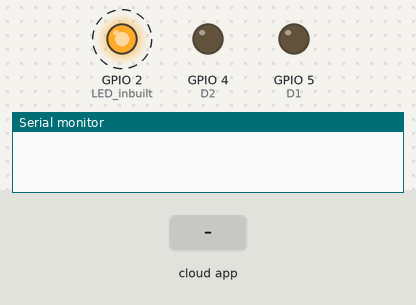
Recording of a sketch running on a simulated ESP8266 (NodeMCU). Shown: output pins drawn as LEDs (lit = HIGH), the last lines printed to the serial monitor. Dashed ring = blinking. The test bench sets the inputs (shaded band). WiFi joins after 1.5 s; servers stay silent unless stated.

Above: at 2.75 s.
2.8 s: the phone or cloud app sets relay_1 to 0
At 3.35 s:
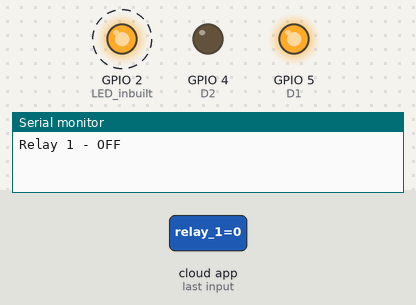
5.8 s: the phone or cloud app sets relay_2 to 0
At 6.17 s:
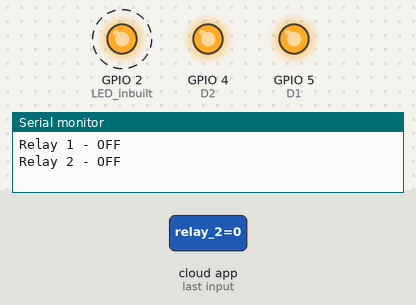
8.8 s: the phone or cloud app sets relay_1 to 1
At 9.18 s:
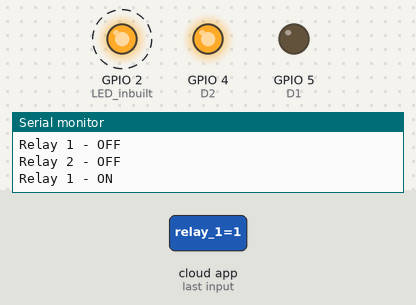
11.8 s: the phone or cloud app sets relay_2 to 1
At 12.2 s:
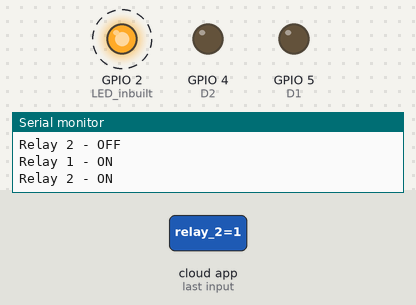
Timing chart, 0 to 15.8 s (numbered marks = the images above; inputs shaded):
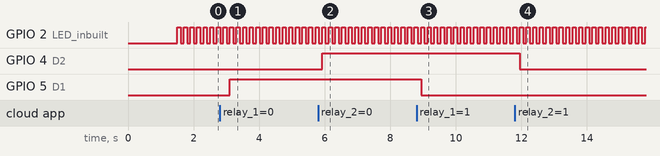

The sketch:

Relay_Control_apr09a.ino
```cpp
#include "arduino_secrets.h"
/*
  CloudSwitch relay_1;
  CloudSwitch relay_2;
  CloudSwitch relay_3;
  CloudSwitch relay_4;
*/

#include "thingProperties.h"

int connected = 0;

void setup() {
  // Initialize serial and wait for port to open:
  Serial.begin(9600);
  // This delay gives the chance to wait for a Serial Monitor without blocking if none is found
  delay(1500);
  pinMode(5, OUTPUT); //D1
  pinMode(4, OUTPUT); //D2
  pinMode(14, OUTPUT); //D5
  pinMode(12, OUTPUT); //D6
  pinMode(2, OUTPUT); // LED inbuilt


  // Defined in thingProperties.h
  initProperties();

  // Connect to Arduino IoT Cloud
  ArduinoCloud.begin(ArduinoIoTPreferredConnection);
  setDebugMessageLevel(2);
  ArduinoCloud.printDebugInfo();
  connected = 1;
}

void loop() {
  ArduinoCloud.update();
  if(connected == 0) {
    digitalWrite(2, HIGH);
    delay(500);
    digitalWrite(2, LOW);
    delay(100);
  }
  else {
    digitalWrite(2, HIGH);
    delay(100);
    digitalWrite(2, LOW);
    delay(100);
  }
}

void onRelay1Change()  {
  if(relay_1 == 1)
  {
    digitalWrite(5, LOW);
    Serial.println("Relay 1 - ON");
  }
  else
  {
    digitalWrite(5, HIGH);
    Serial.println("Relay 1 - OFF");
  }
}

void onRelay2Change()  {
  if(relay_2 == 1)
  {
    digitalWrite(4, LOW);
    Serial.println("Relay 2 - ON");
  }
  else
  {
    digitalWrite(4, HIGH);
    Serial.println("Relay 2 - OFF");
  }
}

void onRelay3Change()  {
  if(relay_3 == 1)
  {
    digitalWrite(13, LOW);
    Serial.println("Relay 3 - ON");
  }
  else
  {
    digitalWrite(13, HIGH);
    Serial.println("Relay 3 - OFF");
  }}

void onRelay4Change()  {
  if(relay_4 == 1)
  {
    digitalWrite(12, LOW);
    Serial.println("Relay 4 - ON");
  }
  else
  {
    digitalWrite(12, HIGH);
    Serial.println("Relay 4 - OFF");
  }}
```

arduino_secrets.h
```cpp
#define SECRET_SSID ""
#define SECRET_PASS ""
#define SECRET_DEVICE_KEY ""
```

thingProperties.h
```cpp
// Code generated by Arduino IoT Cloud, DO NOT EDIT.

#include <ArduinoIoTCloud.h>
#include <Arduino_ConnectionHandler.h>

const char DEVICE_LOGIN_NAME[]  = "139bd6d5-6cf2-44d7-b448-bac1db8c7470";

const char SSID[]               = SECRET_SSID;    // Network SSID (name)
const char PASS[]               = SECRET_PASS;    // Network password (use for WPA, or use as key for WEP)
const char DEVICE_KEY[]  = SECRET_DEVICE_KEY;    // Secret device password

void onRelay1Change();
void onRelay2Change();
void onRelay3Change();
void onRelay4Change();

CloudSwitch relay_1;
CloudSwitch relay_2;
CloudSwitch relay_3;
CloudSwitch relay_4;

void initProperties(){

  ArduinoCloud.setBoardId(DEVICE_LOGIN_NAME);
  ArduinoCloud.setSecretDeviceKey(DEVICE_KEY);
  ArduinoCloud.addProperty(relay_1, READWRITE, ON_CHANGE, onRelay1Change);
  ArduinoCloud.addProperty(relay_2, READWRITE, ON_CHANGE, onRelay2Change);
  ArduinoCloud.addProperty(relay_3, READWRITE, ON_CHANGE, onRelay3Change);
  ArduinoCloud.addProperty(relay_4, READWRITE, ON_CHANGE, onRelay4Change);

}

WiFiConnectionHandler ArduinoIoTPreferredConnection(SSID, PASS);
```

Measured:
- after the input at 2.8 s, GPIO 5 (D1): LOW → HIGH after 0.31 s
- after the input at 5.8 s, GPIO 4 (D2): LOW → HIGH after 0.12 s
- after the input at 8.8 s, GPIO 5 (D1): HIGH → LOW after 0.14 s
- after the input at 11.8 s, GPIO 4 (D2): HIGH → LOW after 0.15 s
- by itself, GPIO 2 (LED_inbuilt): alternates HIGH for 0.10 s and LOW for 0.10 s
